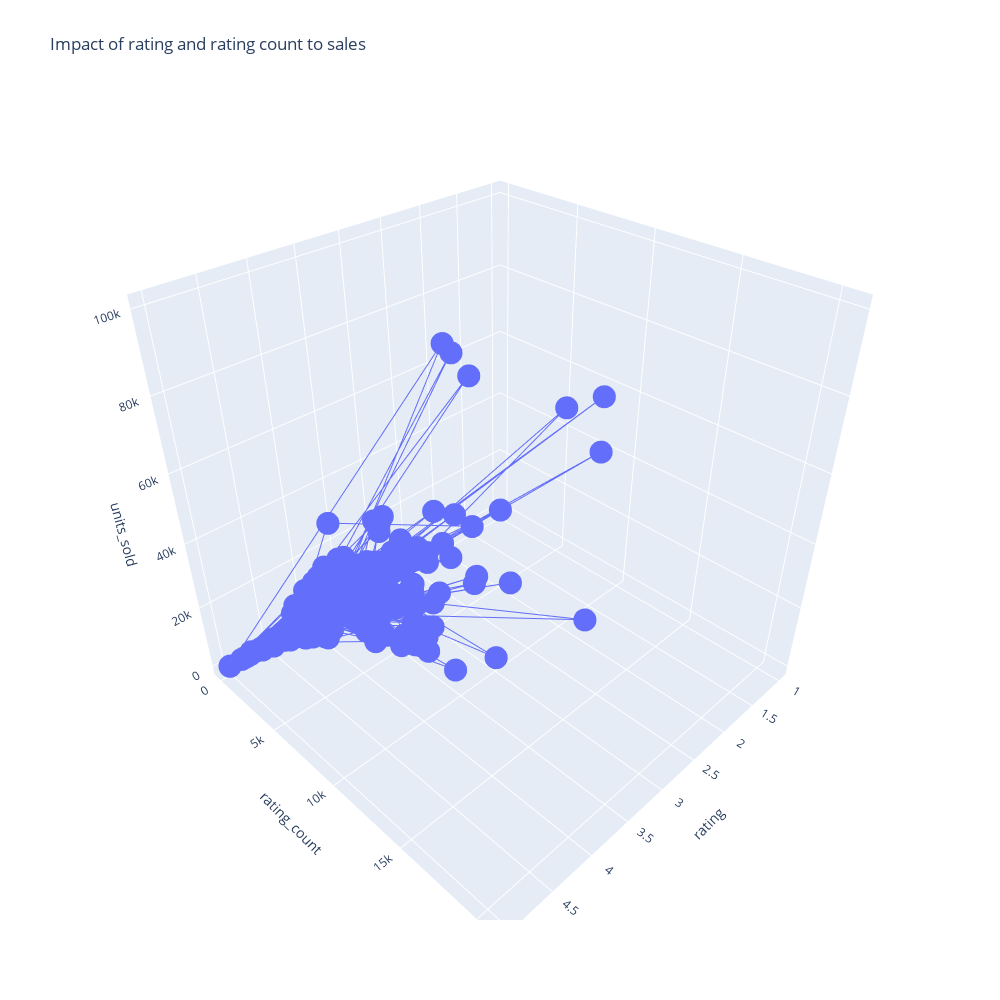

The code cell stored with this chart in its notebook:
### Code cell
line=go.Scatter3d(x=cmp_table['rating'],
                  y=cmp_table['rating_count'],
                  z=cmp_table['units_sold'])
fig=go.Figure(line)
fig.update_layout(title='Impact of rating and rating count to sales',
                  height = 1000,
                  width = 1000,
                  scene = dict(
                  xaxis_title='rating',
                  yaxis_title='rating_count',
                  zaxis_title='units_sold'))
fig.show()

### Figure 1 — Plotly figure (JSON) as saved in the notebook; plotly's stock layout.template omitted (floating-point values rounded to 4 significant figures; data arrays with more than 128 entries replaced by an {"elided": "..."} marker saying what was removed)
{"data": [{"type": "scatter3d", "x": {"elided": "1505 float values"}, "y": {"elided": "1505 int values"}, "z": {"elided": "1505 int values"}}], "layout": {"height": 1000, "scene": {"xaxis": {"title": {"text": "rating"}}, "yaxis": {"title": {"text": "rating_count"}}, "zaxis": {"title": {"text": "units_sold"}}}, "title": {"text": "Impact of rating and rating count to sales"}, "width": 1000}}
